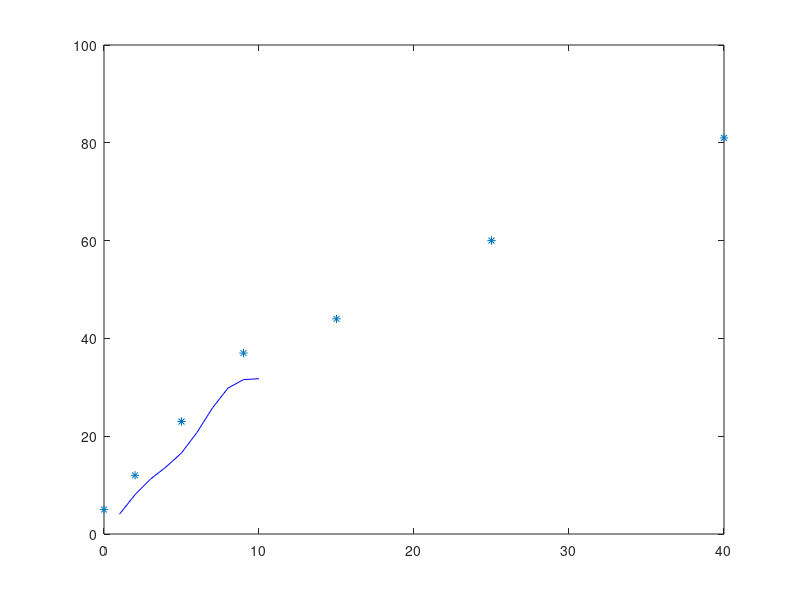

Reproduce this figure in MATLAB.
clc; clear;
disp('Solves without using the polyfit command')
% Homework on the least squares method

x = [0,2,5,9,15,25,40];
y = [5,12,23,37,44,60,81];

c=x.^2/5; w=x.*sin(x);
A=[x.' c.' w.']; 
b=A\y.';
disp(b);

plot(x,y,'*')
xh=(1:10);
zh=[xh; xh.^2/5; xh.*sin(xh)];
yh=b.'*zh;
hold on
plot(xh,yh,'b-')